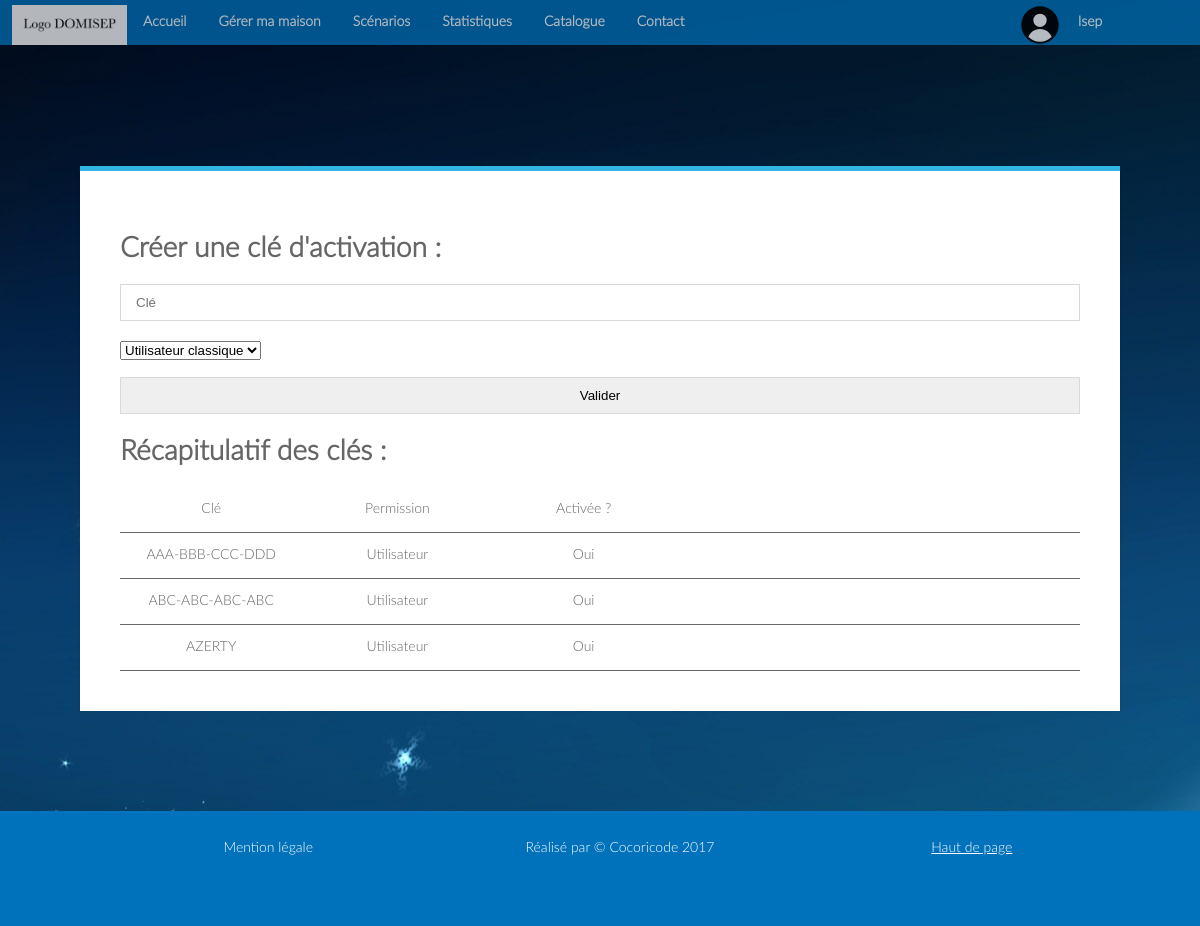
/index.php?page=cleactiv (signed in), run on an earlier commit of the app's database.
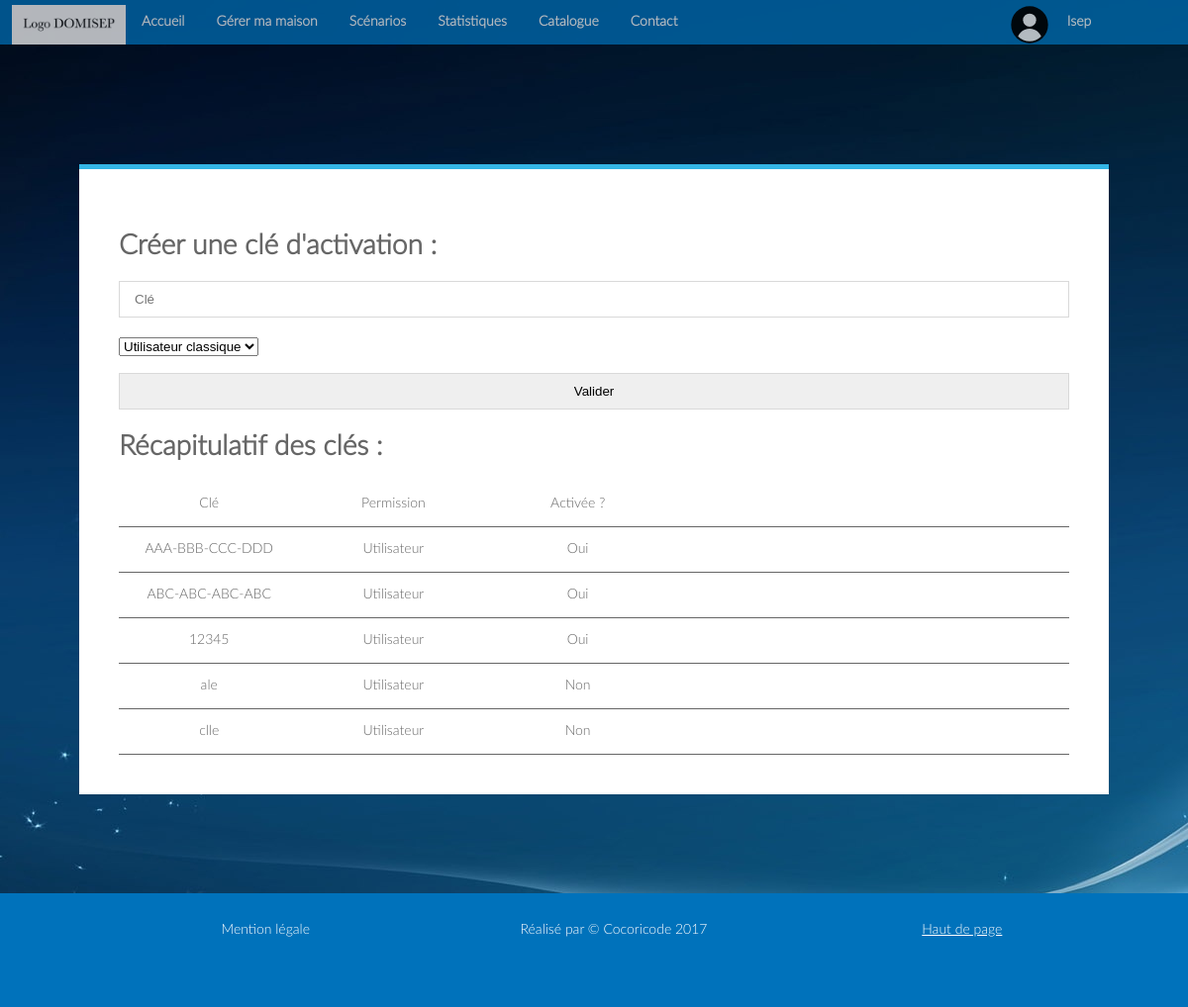
And on a later commit of the database.
### tables this page shows
CREATE TABLE `cleact` (
  `Id` int(10) NOT NULL,
  `Cle` varchar(100) NOT NULL,
  `Permission` varchar(5) NOT NULL,
  `Activee` varchar(10) NOT NULL
);

### Vue/cleactive.php (the view, shortened to what this page needs)
<?php
include 'Modele/connexion_bdd.php';
?>
<div class = "module3">
<div class ="form form-block">
	<h1>Créer une clé d'activation : </h1>
	<form method = "post" action = "Controleur/nouvcle.php">
		<input type = "text" name = "cle" placeholder = "Clé">
		<select name = "permission">
			<option value = "0">Utilisateur classique</option>
		</select><br>
		<br>
		<input type = "submit" name ="valider" value = "Valider">
	</form>
	<h1>Récapitulatif des clés : </h1>
	<div class="panier">
			<p>Clé</p>
			<p>Permission</p>
			<p>Activée ?</p>
		</div>
	<?php
	$req = $mysqli ->query("SELECT * FROM CleAct");
	while($cle = $req ->fetch_array(MYSQLI_ASSOC)){
		if ($cle['Permission']=='1'){
			$perm = "Administrateur";
		}
		else {
			$perm = "Utilisateur";
		}
		?>
		<div class="panier">
			<p><?php echo $cle['Cle'] ?></p>
			<p><?php echo $perm?></p>
			<p><?php echo $cle['Activee'] ?></p>
		</div>
		<?php
	}
		?>
</div>
</div>

What changed in the data, as far as the page shows it:
changed cleact (number 3 of 5 on the later page): Cle "AZERTY" → "12345"
added cleact: Cle "ale", Permission "Utilisateur", Activee "Non"
added cleact: Cle "clle", Permission "Utilisateur", Activee "Non"
